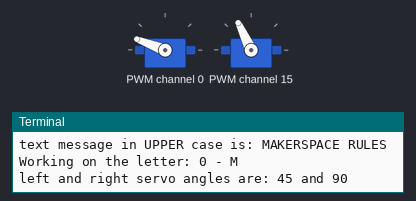
Simulated run of this program. Board: Raspberry Pi (BCM pin numbers). Shown: 2 × servo, the last lines printed to the terminal. Servo angles are drawn from the pulse width (0.5 ms = 0°, 2.5 ms = 180°).

Above: at 0.1 s.
At 9.1 s:
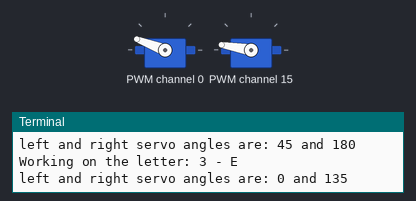
At 15.1 s:
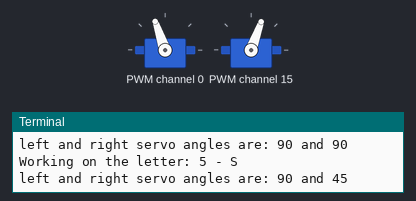
At 36.1 s:
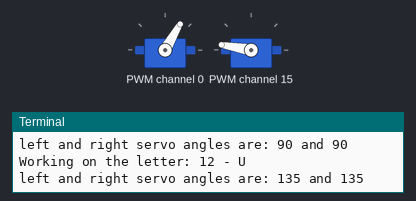
Timing chart, 0 to 40.0 s (numbered marks = the images above):
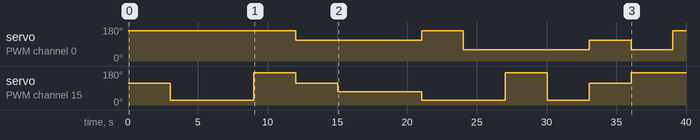

The program:

semaphore_I2C_2servo.py
```python
#!/usr/bin/python

# RPi PCB version of  semaphore_I2C_2servo.py - simple test program for the servo control of two semaphore 'flags'
#  using a PCA9685 I2C controller to move servos on channels 0 (left servo) and 15 (right servo)
#  to a set of positions depending upon a text message that is set in line 130
#
# a more extensive set of code is also available that lets a message be input with a browser interface
#
# command: python3 /home/pi/RPi_maker_PCB5/motor_control/servo_motors/semaphore_I2C_2servo.py
#
#
#

########################################
## function to set the servo position
########################################
def set_servo(side, angle):
    if side == "left":
        channel = 0
        if angle == 0:
            servo_pulse = left0
        elif angle == 45:
            servo_pulse = left45
        elif angle == 90:
            servo_pulse = left90
        elif angle == 135:
            servo_pulse = left135
        elif angle == 180:
            servo_pulse = left180
        else:
            print ("incorrect servo angle set for left side")
            return ()

    elif side == "right":
        channel = 15
        if angle == 0:
            servo_pulse = right0
        elif angle == 45:
            servo_pulse = right45
        elif angle == 90:
            servo_pulse = right90
        elif angle == 135:
            servo_pulse = right135
        elif angle == 180:
            servo_pulse = right180
        else:
            print ("incorrect servo angle set for right side")
            return ()

    else:
        print ("incorrect side value in the set_servo function")
        return ()

    pwm.set_pwm(channel, 0, servo_pulse)
    return ()

####################
# main code
####################

import time               # this imports the module to allow various time functions to be used
import RPi.GPIO as GPIO   # this imports the module to allow the GPIO pins to be easily utilised

import Adafruit_PCA9685   # this imports a library that interfaces with the I2C servo control board (PCA9685)
                          #   and provides a set of PWM (pulse width modulation) functions the board can supply

# This code sets the RPi to use the BCM (Broadcom) pin numbers which is usually the default but is positively set here
GPIO.setmode(GPIO.BCM)

# Initialise the servo control board assuming it has its
#  default address hex 40 (0x40) and is the only device on the bus
#  this can be checked by running "sudo i2cdetect -y 1"
#  for all recent RPi models the port# is 1 in the above 'detect' command - but for pre-Oct'12 models it is 0
pwm = Adafruit_PCA9685.PCA9685()

# If for some reason the I2C device set up is not the default then use the following:
#    pwm = Adafruit_PCA9685.PCA9685(address=0x??, busnum=?)

pwm.set_pwm_freq(50)   # set the PWM frequency to 50Hz - as per the SG90 data sheet.

# set the 5 servo pulse lengths for the 0, 45, 90, 135 and 180 degree positions for both left and right servos
# each number may have to be fine tuned for the specific servo - see the support documentation for more details

left0 = 580
left45 = 465
left90 = 350
left135 = 240
left180 = 130

right0 = 160
right45 = 262
right90 = 365
right135 = 490
right180 = 615

# signal arrays i.e. letters and special signals

# NB some letters (H, I, O, W, X & Z) cannot be sent as they need rotations that are not (yet?) possible
letters = [['A',45,0],
           ['B',90,0],
           ['C',135,0],
           ['D',180,0],
           ['E',0,135],
           ['F',0,90],
           ['G',0,45],
           ['J',180,90],
           ['K',45,180],
           ['L',45,135],
           ['M',45,90],
           ['N',45,45],
           ['P',90,180],
           ['Q',90,135],
           ['R',90,90],
           ['S',90,45],
           ['T',135,180],
           ['U',135,135],
           ['V',180,45],
           ['Y',135,90],
           [' ',0,0]]

# test print S
#print (letters[15][0])

specials = [['space',0,0],
            ['error_up',135,135],
            ['error_down',45,45],
            ['cancel',135,45]]

# just for initial test use some simple text
message_string = "makerspace rules"
message_string = message_string.upper()
print ("text message in UPPER case is: " + message_string)
message_array = list(message_string)
#print ("message as an array is: " + str(message_array))

# loop through the individual letters in the 'message' string
for i in range (0, len(message_string)):
    #print i
    #print message_array[i]
    print ("Working on the letter: " + str(i) + " - " + str(message_array[i]))
    # find the chr in the letters array to get the two servo angles for that letter
    for irow, row in enumerate(letters):
        #print ("looking at letters row: " + str(irow))
        #print ("looking at letters column 0: " + str(letters[irow][0]) )
        if letters[irow][0] == message_array[i]:   # we have found the row - the column should always be 0
            #print ("letters row is: " + str(irow))
            print ("left and right servo angles are: " + str(letters[irow][1]) + " and " + str(letters[irow][2]))
            # set the servo positions with the 'found' servo angles
            set_servo('left', letters[irow][1])
            set_servo('right', letters[irow][2])
            time.sleep (3)
            break
        if irow > 19:
            print ("message letter " + str(i) + " not found")


print ("message ends")
# set servos to zero position
set_servo('left', 0)
set_servo('right', 0)
```

Measured:
- by itself, servo on PWM channel 0: 159° → 109° at 12.0 s, → 159° 9.0 s later, → 60° 3.0 s later, → 109° 9.0 s later, … (6 changes in this stretch)
- by itself, servo on PWM channel 15: 115° → 25° at 3.0 s, → 170° 6.0 s later, → 115° 3.0 s later, → 70° 3.0 s later, … (9 changes in this stretch)
